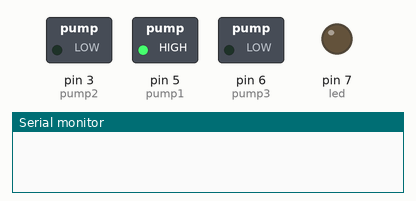
Recording of a sketch running on a simulated Arduino Uno, built with avr-gcc and run on an emulated ATmega328P. Parts: switched loads named in the sketch (green lamp = pin HIGH), output pins drawn as LEDs (lit = HIGH), the last lines printed to the serial monitor.

Above: at 1.0 s.
At 5.0 s:
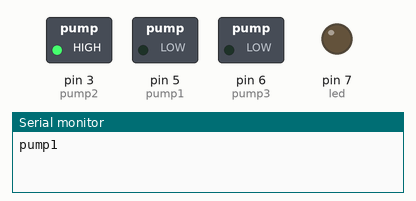
At 9.0 s:
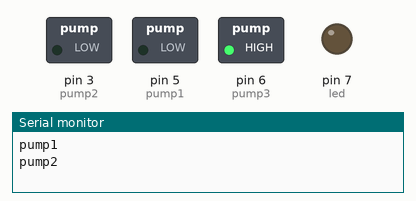
At 11.0 s:
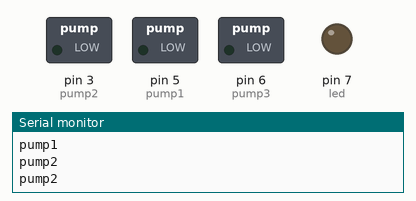
Timing chart, 0 to 15.6 s (numbered marks = the images above):
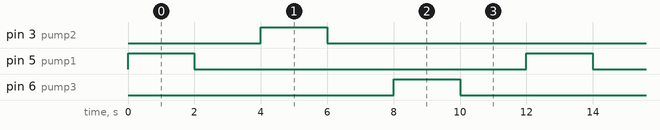

The sketch:

flowngrow_test_for_cycle.ino
```cpp
// included libraries
#include <Wire.h>
#include "RTClib.h"

// pump connection pins
int pump1 = 5;
int pump2 = 3;
int pump3 = 6;
int pumbad[] = {pump1, pump2, pump3};
// led pin
int led = 7;

// moisture sensor pins
int pott1 = A1;
int pott2 = A2;
int pott3 = A3;
int potid[]={pott1, pott2, pott3};
// water level sensor pin
int veemootja = A0;

// variables for various functions
// water level
int veetase = 0;
// dry soil threshold
int drysoil = 600;
// moisture levels
int moist1 = 0;
int moist2 = 0;
int moist3 = 0;
int niiskused[]={moist1, moist2, moist3};

// rtc setup
RTC_DS1307 rtc;

// variables for calculating clock
int period = 5;
unsigned long time_now = 0;

// variables for smoothing purposes
const int numReadings = 10;
int readings[numReadings];      // the readings from the analog input
int readIndex = 0;              // the index of the current reading
int total = 0;                  // the running total
int average = 0;                // the average


void setup() {
  // start serial monitor for debugging purposes
  Serial.begin(9600);

  // notify if rtc is not found
  if (! rtc.begin()) {
    Serial.println("Couldn't find RTC");
    while (1);
  }

  // notfiy if rtc is not running
  if (! rtc.isrunning()) {
   Serial.println("RTC is NOT running!");

   // sets the RTC to the date & time this sketch was compiled
   rtc.adjust(DateTime(F(__DATE__), F(__TIME__)));
 }

 // initialize all the smoothing readings to 0:
  for (int thisReading = 0; thisReading < numReadings; thisReading++) {
    readings[thisReading] = 0;
  }

  //pin setups
  pinMode(led, OUTPUT);
  pinMode(pump1, OUTPUT);
  pinMode(pump2, OUTPUT);
  pinMode(pump3, OUTPUT);
  pinMode(pott1, INPUT);
  pinMode(pott2, INPUT);
  pinMode(pott3, INPUT);
  pinMode(veemootja, INPUT);

}

void loop() {
/*'  vesi();

  DateTime now = rtc.now();
    if(now.unixtime() > time_now + period){
        time_now = now.unixtime();
        //check moisture in every pot
        for (int i=0; i<=2; i++){
            niiskused[i] = kontroll(i);
            if (niiskused[i]>=drysoil){
                digitalWrite(pumbad[i], HIGH);
                delay(3000);
                digitalWrite(pumbad[i], LOW);
            }
        }
    }
}

void vesi (){
  int veetase = digitalRead(veemootja);
  if (veetase == HIGH) {
    digitalWrite(led, LOW);
  }
  else {
    digitalWrite(led, HIGH);
  }
*/
pumbatest();
}
//code for pump testing, uncomment if needed
void pumbatest(){
  digitalWrite(pump1, HIGH);   // turn the LED on (HIGH is the voltage level)
  delay(2000);        // wait for a second
  Serial.println("pump1");
  digitalWrite(pump1, LOW);    // turn the LED off by making the voltage LOW
  delay(2000);                       // wait for a second
  digitalWrite(pump2, HIGH);   // turn the LED on (HIGH is the voltage level)
  delay(2000);                       // wait for a second
  Serial.println("pump2");
  digitalWrite(pump2, LOW);    // turn the LED off by making the voltage LOW
  delay(2000);                       // wait for a second
  digitalWrite(pump3, HIGH);   // turn the LED on (HIGH is the voltage level)
  delay(2000);                       // wait for a second
  Serial.println("pump2");
  digitalWrite(pump3, LOW);    // turn the LED off by making the voltage LOW
  delay(2000);                       // wait for a second
}
//code for checing moisture, reads 10 times, each after 10min, outputs average value
int kontroll(int i){

  // subtract the last reading:
  total = total - readings[readIndex];
  // read from the sensor:
  readings[readIndex] = analogRead(potid[i]);
  // add the reading to the total:
  total = total + readings[readIndex];
  // advance to the next position in the array:
  readIndex = readIndex + 1;

  // if we're at the end of the array...
  if (readIndex >= numReadings) {
    // ...wrap around to the beginning:
    readIndex = 0;
  }

  // calculate the average:
  niiskused[i] = total / numReadings;
  // send it to the computer as ASCII digits
  Serial.print(potid[i]);
  Serial.print(": ");
  Serial.println(niiskused[i]);
  delay(2000);        // delay in between reads for stability
  return(niiskused[i]);
}
```

Measured:
- by itself, pin 3 (pump2), pin 5 (pump1), pin 6 (pump3): alternates HIGH for 2.0 s and LOW for 10.0 s
- by itself, everything shown: repeats every 12.0 s, in 6 steps
